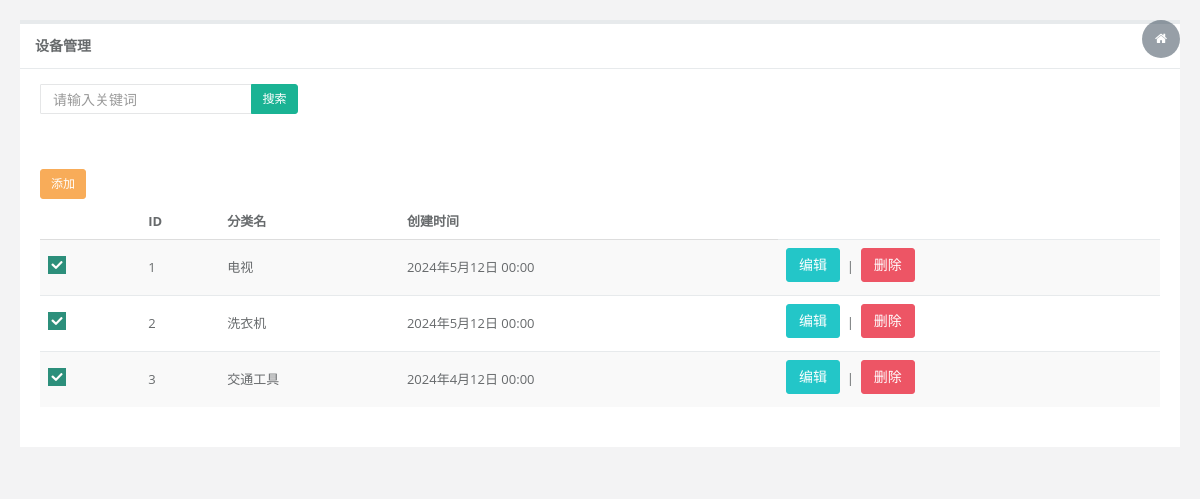
Page /categorylist/ on the committed database.
### mywb/models.py (models this page shows, shortened)
class Category(models.Model):
    name = models.CharField(verbose_name="分类名", max_length=100)
    createtime = models.DateTimeField(verbose_name="创建时间")

### mywb/views.py (the view)
# urls.py: path("categorylist/", wb.categorylist),
def categorylist(request):
    list = Category.objects.all()
    return render(request, 'category/list.html', {'list': list})

### mywb/templates/category/list.html (shortened to what this page needs)
 <!DOCTYPE html>
<html>
<head>
    <link rel="shortcut icon" href="favicon.ico"> <link href="/static/css/bootstrap.min.css?v=3.3.7" rel="stylesheet">
    <link href="/static/css/font-awesome.css?v=4.4.0" rel="stylesheet">
    <link href="/static/css/plugins/iCheck/custom.css" rel="stylesheet">
    <link href="/static/css/animate.css" rel="stylesheet">
    <link href="/static/css/style.css?v=4.1.0" rel="stylesheet">
</head>
<body class="gray-bg">
    <div class="wrapper wrapper-content animated fadeInRight">
        <div class="row">
            <div class="col-sm-12">
                <div class="ibox float-e-margins">
                    <div class="ibox-title">
                        <h5>设备管理</h5>
                    </div>
                    <div class="ibox-content">
                        <div class="row">
                            <div class="col-sm-3">
                                <div class="input-group">
                                    <input type="text" placeholder="请输入关键词" class="input-sm form-control"> <span class="input-group-btn">
                                        <button type="button" class="btn btn-sm btn-primary"> 搜索</button> </span>
                                </div>
                                <div style="margin-top: 50px;">
                                     <a class="btn btn-sm btn-warning" href="/categoryadd" >添加</a> </span>
                                </div>
                            </div>
                        </div>
                        <div class="table-responsive">
                            <table class="table table-striped">
                                <thead>
                                    <tr>
                                        <th></th>
                                        <th>ID</th>
                                        <th>分类名</th>
                                        <th>创建时间</th>
                                    </tr>
                                </thead>
                                <tbody>
                                {% for item in list%}
                                    <tr>
                                        <td>
                                        </td>
                                        <td>{{item.id}}</td>
                                        <td>{{item.name}}</td>
                                        <td>{{item.createtime}}</td>
                                     <td><a href="/categoryedit?id={{item.id}}" class="btn btn-info">编辑</a>&nbsp;&nbsp;|&nbsp;&nbsp;<a  href="javascript:;" onclick="gotodel({{item.id}})" class="btn btn-danger">删除</a>
                                    </tr>
                                {% endfor %}
                                </tbody>
                            </table>
                        </div>
                    </div>
                </div>
            </div>
        </div>
    </div>
</body>
</html>

### rows in the picture
Category: id "1", name "电视", createtime "2024年5月12日 00:00"
Category: id "2", name "洗衣机", createtime "2024年5月12日 00:00"
Category: id "3", name "交通工具", createtime "2024年4月12日 00:00"
